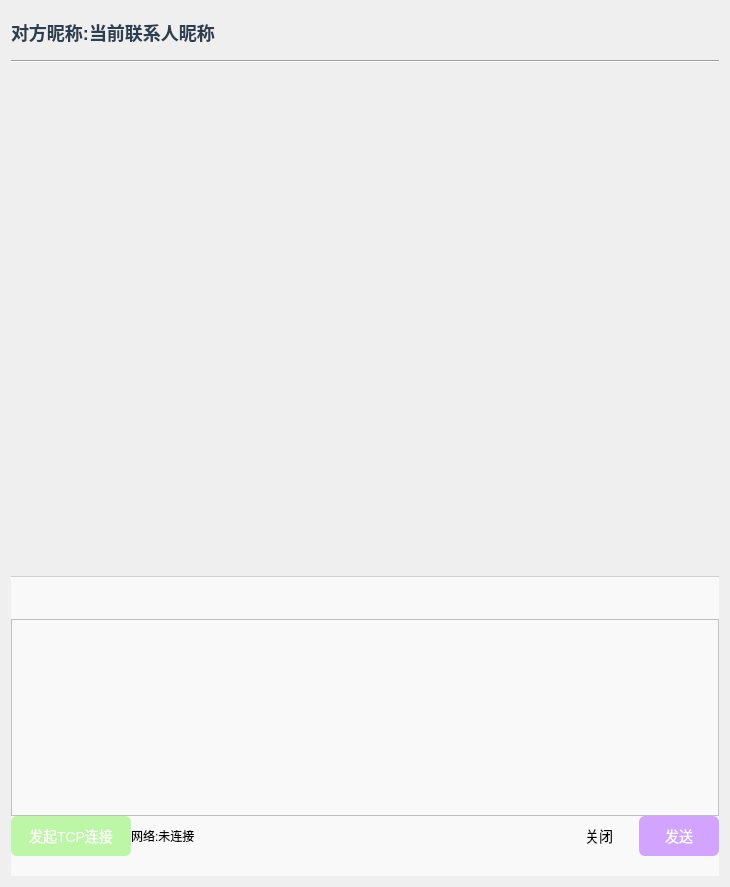
<?xml version="1.0" encoding="UTF-8"?>
<ui version="4.0">
 <class>ChatPage</class>
 <widget class="QWidget" name="ChatPage">
  <property name="geometry">
   <rect>
    <x>0</x>
    <y>0</y>
    <width>730</width>
    <height>887</height>
   </rect>
  </property>
  <property name="windowTitle">
   <string>Form</string>
  </property>
  <property name="styleSheet">
   <string notr="true">/* 标题栏字体与按钮 */
#widget_titleBar QLabel {
    font-size: 18px;
    font-weight: bold;
    color: #2c3e50;
}

#widget_titleBar QToolButton {
    background: transparent;
    border: none;
    border-radius: 6px;
}

#widget_titleBar QToolButton:hover {
    background-color: rgba(0, 0, 0, 20%);
}

/* 聊天记录区域（listWidget） */
QListWidget#listWidget_msg {
    background: transparent;
    border: none;
    padding: 8px;
}

/* 聊天输入框相关 */
#widget_bottomInputArea {
    background-color: rgba(255, 255, 255, 160);
    border-top: 1px solid #d0d0d0;
}

/* 输入工具栏按钮统一风格 */
#widget_inputToolBar QToolButton,
#widget_titleBar QToolButton {
    background: transparent;
    border-radius: 8px;
    padding: 5px;
}

#widget_inputToolBar QToolButton:hover {
    background-color: rgba(0, 0, 0, 15%);
}
#widget_inputToolBar QToolButton:pressed {
    background-color: rgba(0, 0, 0, 20%);
}

#widget_titleBar QToolButton:hover {
    background-color: rgba(0, 0, 0, 15%);
}
#widget_titleBar QToolButton:pressed {
    background-color: rgba(0, 0, 0, 20%);
}


/* 输入框（lineEdit）样式 */
QTextEdit#textEdit_input {
    background: transparent;
    border: 1px solid #c0c0c0;
    padding: 8px;
    font-size: 14px;
    color: #333333;
}

/* 底部按钮区域 */
#widget_buttonArea QPushButton {
    border: none;
    padding: 6px 18px;
    border-radius: 6px;
    font-size: 14px;
}

#widget_buttonArea QPushButton:hover {
}

/* 所有 QToolButton 图标统一圆形化 */
QToolButton {
    border: none;
    border-radius: 20px;
    padding: 4px;
    background-color: transparent;
}

/* 鼠标悬停图标圆底色 */
QToolButton:hover {
    background-color: rgba(100, 100, 100, 10%);
}

/* 关闭按钮 */
#pushButton_close {
    background-color: transparent;
    border-radius: 6px;
}
#pushButton_close:hover {
    background-color: rgba(0, 0, 0, 25%);
}
#pushButton_close:pressed {
    background-color: rgba(0, 0, 0, 50%);
}

/* 发送按钮 */
#pushButton_send {
    background-color: #d3a4ff; /* 浅紫 */
    color: white;
    padding: 6px 18px;
    border-radius: 6px;
    font-size: 14px;
}
#pushButton_send:hover {
    background-color: #b678ff;
}
#pushButton_send:pressed {
    background-color: #944dff;
}

/* 连接按钮 */
/* 发送按钮 */
#pushButton_connect {
    background-color: #BCF6A6; /* 浅绿 */
    color: white;
    padding: 6px 18px;
    border-radius: 6px;
    font-size: 14px;
}
#pushButton_connect:hover {
    background-color: #7BB963;
}
#pushButton_connect:pressed {
    background-color: #42B316;
}

</string>
  </property>
  <layout class="QVBoxLayout" name="verticalLayout_4">
   <item>
    <widget class="QWidget" name="widget_titleBar" native="true">
     <layout class="QHBoxLayout" name="horizontalLayout">
      <property name="spacing">
       <number>0</number>
      </property>
      <property name="leftMargin">
       <number>0</number>
      </property>
      <property name="topMargin">
       <number>0</number>
      </property>
      <property name="rightMargin">
       <number>0</number>
      </property>
      <property name="bottomMargin">
       <number>0</number>
      </property>
      <item>
       <widget class="QLabel" name="label">
        <property name="text">
         <string>对方昵称:</string>
        </property>
       </widget>
      </item>
      <item>
       <widget class="QLabel" name="label_friendName">
        <property name="text">
         <string>当前联系人昵称</string>
        </property>
       </widget>
      </item>
      <item>
       <spacer name="horizontalSpacer">
        <property name="orientation">
         <enum>Qt::Horizontal</enum>
        </property>
        <property name="sizeHint" stdset="0">
         <size>
          <width>40</width>
          <height>20</height>
         </size>
        </property>
       </spacer>
      </item>
      <item>
       <widget class="QToolButton" name="toolButton_voiceCall">
        <property name="minimumSize">
         <size>
          <width>40</width>
          <height>40</height>
         </size>
        </property>
        <property name="font">
         <font>
          <pointsize>12</pointsize>
         </font>
        </property>
        <property name="toolTip">
         <string>语音通话</string>
        </property>
        <property name="text">
         <string/>
        </property>
        <property name="icon">
         <iconset resource="res.qrc">
          <normaloff>:/chat_icons/VoiceCall.png</normaloff>:/chat_icons/VoiceCall.png</iconset>
        </property>
        <property name="iconSize">
         <size>
          <width>30</width>
          <height>30</height>
         </size>
        </property>
       </widget>
      </item>
      <item>
       <widget class="QToolButton" name="toolButton_videoCall">
        <property name="minimumSize">
         <size>
          <width>40</width>
          <height>40</height>
         </size>
        </property>
        <property name="font">
         <font>
          <pointsize>12</pointsize>
         </font>
        </property>
        <property name="toolTip">
         <string>视频通话</string>
        </property>
        <property name="text">
         <string/>
        </property>
        <property name="icon">
         <iconset resource="res.qrc">
          <normaloff>:/chat_icons/VideoCall.png</normaloff>:/chat_icons/VideoCall.png</iconset>
        </property>
        <property name="iconSize">
         <size>
          <width>30</width>
          <height>30</height>
         </size>
        </property>
       </widget>
      </item>
      <item>
       <widget class="QToolButton" name="toolButton_screenShare">
        <property name="minimumSize">
         <size>
          <width>40</width>
          <height>40</height>
         </size>
        </property>
        <property name="font">
         <font>
          <pointsize>12</pointsize>
         </font>
        </property>
        <property name="toolTip">
         <string>分享屏幕</string>
        </property>
        <property name="text">
         <string/>
        </property>
        <property name="icon">
         <iconset resource="res.qrc">
          <normaloff>:/chat_icons/ScreenSharing.png</normaloff>:/chat_icons/ScreenSharing.png</iconset>
        </property>
        <property name="iconSize">
         <size>
          <width>30</width>
          <height>30</height>
         </size>
        </property>
       </widget>
      </item>
      <item>
       <widget class="QToolButton" name="toolButton_remoteAssistance">
        <property name="minimumSize">
         <size>
          <width>40</width>
          <height>40</height>
         </size>
        </property>
        <property name="font">
         <font>
          <pointsize>12</pointsize>
         </font>
        </property>
        <property name="toolTip">
         <string>远程协助</string>
        </property>
        <property name="text">
         <string/>
        </property>
        <property name="icon">
         <iconset resource="res.qrc">
          <normaloff>:/chat_icons/RemoteAssistance.png</normaloff>:/chat_icons/RemoteAssistance.png</iconset>
        </property>
        <property name="iconSize">
         <size>
          <width>30</width>
          <height>30</height>
         </size>
        </property>
       </widget>
      </item>
      <item>
       <widget class="QToolButton" name="toolButton_groupChat">
        <property name="minimumSize">
         <size>
          <width>40</width>
          <height>40</height>
         </size>
        </property>
        <property name="font">
         <font>
          <pointsize>12</pointsize>
         </font>
        </property>
        <property name="toolTip">
         <string>发起群聊</string>
        </property>
        <property name="text">
         <string/>
        </property>
        <property name="icon">
         <iconset resource="res.qrc">
          <normaloff>:/chat_icons/StartAGroupChat.png</normaloff>:/chat_icons/StartAGroupChat.png</iconset>
        </property>
        <property name="iconSize">
         <size>
          <width>30</width>
          <height>30</height>
         </size>
        </property>
       </widget>
      </item>
      <item>
       <widget class="QToolButton" name="toolButton_more">
        <property name="minimumSize">
         <size>
          <width>40</width>
          <height>40</height>
         </size>
        </property>
        <property name="font">
         <font>
          <pointsize>12</pointsize>
         </font>
        </property>
        <property name="toolTip">
         <string>更多</string>
        </property>
        <property name="text">
         <string/>
        </property>
        <property name="icon">
         <iconset resource="res.qrc">
          <normaloff>:/chat_icons/More.png</normaloff>:/chat_icons/More.png</iconset>
        </property>
        <property name="iconSize">
         <size>
          <width>30</width>
          <height>30</height>
         </size>
        </property>
       </widget>
      </item>
     </layout>
    </widget>
   </item>
   <item>
    <widget class="Line" name="line">
     <property name="orientation">
      <enum>Qt::Horizontal</enum>
     </property>
    </widget>
   </item>
   <item>
    <widget class="QWidget" name="widget_chatList" native="true">
     <layout class="QVBoxLayout" name="verticalLayout">
      <property name="spacing">
       <number>0</number>
      </property>
      <property name="leftMargin">
       <number>0</number>
      </property>
      <property name="topMargin">
       <number>0</number>
      </property>
      <property name="rightMargin">
       <number>0</number>
      </property>
      <property name="bottomMargin">
       <number>0</number>
      </property>
      <item>
       <widget class="QListWidget" name="listWidget_msg"/>
      </item>
     </layout>
    </widget>
   </item>
   <item>
    <widget class="QWidget" name="widget_bottomInputArea" native="true">
     <property name="maximumSize">
      <size>
       <width>16777215</width>
       <height>300</height>
      </size>
     </property>
     <layout class="QVBoxLayout" name="verticalLayout_3">
      <property name="spacing">
       <number>0</number>
      </property>
      <property name="leftMargin">
       <number>0</number>
      </property>
      <property name="topMargin">
       <number>0</number>
      </property>
      <property name="rightMargin">
       <number>0</number>
      </property>
      <property name="bottomMargin">
       <number>20</number>
      </property>
      <item>
       <widget class="QWidget" name="widget_inputToolBar" native="true">
        <layout class="QHBoxLayout" name="horizontalLayout_2">
         <property name="spacing">
          <number>0</number>
         </property>
         <property name="leftMargin">
          <number>0</number>
         </property>
         <property name="topMargin">
          <number>0</number>
         </property>
         <property name="rightMargin">
          <number>0</number>
         </property>
         <property name="bottomMargin">
          <number>0</number>
         </property>
         <item>
          <widget class="QToolButton" name="toolButton_expression">
           <property name="minimumSize">
            <size>
             <width>40</width>
             <height>40</height>
            </size>
           </property>
           <property name="font">
            <font>
             <pointsize>12</pointsize>
            </font>
           </property>
           <property name="toolTip">
            <string>表情</string>
           </property>
           <property name="text">
            <string/>
           </property>
           <property name="icon">
            <iconset resource="res.qrc">
             <normaloff>:/chat_icons/Expression.png</normaloff>:/chat_icons/Expression.png</iconset>
           </property>
           <property name="iconSize">
            <size>
             <width>30</width>
             <height>30</height>
            </size>
           </property>
          </widget>
         </item>
         <item>
          <widget class="QToolButton" name="toolButton_screenShot">
           <property name="minimumSize">
            <size>
             <width>40</width>
             <height>40</height>
            </size>
           </property>
           <property name="font">
            <font>
             <pointsize>12</pointsize>
            </font>
           </property>
           <property name="toolTip">
            <string>截图</string>
           </property>
           <property name="text">
            <string/>
           </property>
           <property name="icon">
            <iconset resource="res.qrc">
             <normaloff>:/chat_icons/Screenshots.png</normaloff>:/chat_icons/Screenshots.png</iconset>
           </property>
           <property name="iconSize">
            <size>
             <width>30</width>
             <height>30</height>
            </size>
           </property>
          </widget>
         </item>
         <item>
          <widget class="QToolButton" name="toolButton_file">
           <property name="minimumSize">
            <size>
             <width>40</width>
             <height>40</height>
            </size>
           </property>
           <property name="font">
            <font>
             <pointsize>12</pointsize>
            </font>
           </property>
           <property name="toolTip">
            <string>文件</string>
           </property>
           <property name="text">
            <string/>
           </property>
           <property name="icon">
            <iconset resource="res.qrc">
             <normaloff>:/chat_icons/File.png</normaloff>:/chat_icons/File.png</iconset>
           </property>
           <property name="iconSize">
            <size>
             <width>30</width>
             <height>30</height>
            </size>
           </property>
          </widget>
         </item>
         <item>
          <widget class="QToolButton" name="toolButton_img">
           <property name="minimumSize">
            <size>
             <width>40</width>
             <height>40</height>
            </size>
           </property>
           <property name="font">
            <font>
             <pointsize>12</pointsize>
            </font>
           </property>
           <property name="toolTip">
            <string>图片</string>
           </property>
           <property name="text">
            <string/>
           </property>
           <property name="icon">
            <iconset resource="res.qrc">
             <normaloff>:/chat_icons/Picture.png</normaloff>:/chat_icons/Picture.png</iconset>
           </property>
           <property name="iconSize">
            <size>
             <width>30</width>
             <height>30</height>
            </size>
           </property>
          </widget>
         </item>
         <item>
          <widget class="QToolButton" name="toolButton_windowShake">
           <property name="minimumSize">
            <size>
             <width>40</width>
             <height>40</height>
            </size>
           </property>
           <property name="font">
            <font>
             <pointsize>12</pointsize>
            </font>
           </property>
           <property name="toolTip">
            <string>窗口抖动</string>
           </property>
           <property name="text">
            <string/>
           </property>
           <property name="icon">
            <iconset resource="res.qrc">
             <normaloff>:/chat_icons/WindowShaking.png</normaloff>:/chat_icons/WindowShaking.png</iconset>
           </property>
           <property name="iconSize">
            <size>
             <width>30</width>
             <height>30</height>
            </size>
           </property>
          </widget>
         </item>
         <item>
          <widget class="QToolButton" name="toolButton_redEnvelope">
           <property name="minimumSize">
            <size>
             <width>40</width>
             <height>40</height>
            </size>
           </property>
           <property name="font">
            <font>
             <pointsize>12</pointsize>
            </font>
           </property>
           <property name="toolTip">
            <string>红包</string>
           </property>
           <property name="text">
            <string/>
           </property>
           <property name="icon">
            <iconset resource="res.qrc">
             <normaloff>:/chat_icons/RedEnvelope.png</normaloff>:/chat_icons/RedEnvelope.png</iconset>
           </property>
           <property name="iconSize">
            <size>
             <width>30</width>
             <height>30</height>
            </size>
           </property>
          </widget>
         </item>
         <item>
          <widget class="QToolButton" name="toolButton_voice">
           <property name="minimumSize">
            <size>
             <width>40</width>
             <height>40</height>
            </size>
           </property>
           <property name="font">
            <font>
             <pointsize>12</pointsize>
            </font>
           </property>
           <property name="toolTip">
            <string>语音</string>
           </property>
           <property name="text">
            <string/>
           </property>
           <property name="icon">
            <iconset resource="res.qrc">
             <normaloff>:/chat_icons/Voice.png</normaloff>:/chat_icons/Voice.png</iconset>
           </property>
           <property name="iconSize">
            <size>
             <width>30</width>
             <height>30</height>
            </size>
           </property>
          </widget>
         </item>
         <item>
          <spacer name="horizontalSpacer_2">
           <property name="orientation">
            <enum>Qt::Horizontal</enum>
           </property>
           <property name="sizeHint" stdset="0">
            <size>
             <width>40</width>
             <height>20</height>
            </size>
           </property>
          </spacer>
         </item>
         <item>
          <widget class="QToolButton" name="toolButton_BrowseHistory">
           <property name="minimumSize">
            <size>
             <width>40</width>
             <height>40</height>
            </size>
           </property>
           <property name="font">
            <font>
             <pointsize>12</pointsize>
            </font>
           </property>
           <property name="toolTip">
            <string>历史记录</string>
           </property>
           <property name="text">
            <string/>
           </property>
           <property name="icon">
            <iconset resource="res.qrc">
             <normaloff>:/chat_icons/BrowsingHistory.png</normaloff>:/chat_icons/BrowsingHistory.png</iconset>
           </property>
           <property name="iconSize">
            <size>
             <width>30</width>
             <height>30</height>
            </size>
           </property>
          </widget>
         </item>
        </layout>
       </widget>
      </item>
      <item>
       <widget class="QWidget" name="widget_input" native="true">
        <layout class="QVBoxLayout" name="verticalLayout_2">
         <property name="spacing">
          <number>0</number>
         </property>
         <property name="leftMargin">
          <number>0</number>
         </property>
         <property name="topMargin">
          <number>0</number>
         </property>
         <property name="rightMargin">
          <number>0</number>
         </property>
         <property name="bottomMargin">
          <number>0</number>
         </property>
         <item>
          <widget class="QTextEdit" name="textEdit_input">
           <property name="minimumSize">
            <size>
             <width>0</width>
             <height>0</height>
            </size>
           </property>
          </widget>
         </item>
        </layout>
       </widget>
      </item>
      <item>
       <widget class="QWidget" name="widget_buttonArea" native="true">
        <layout class="QHBoxLayout" name="horizontalLayout_3">
         <property name="spacing">
          <number>0</number>
         </property>
         <property name="leftMargin">
          <number>0</number>
         </property>
         <property name="topMargin">
          <number>0</number>
         </property>
         <property name="rightMargin">
          <number>0</number>
         </property>
         <property name="bottomMargin">
          <number>0</number>
         </property>
         <item>
          <widget class="QPushButton" name="pushButton_connect">
           <property name="minimumSize">
            <size>
             <width>120</width>
             <height>40</height>
            </size>
           </property>
           <property name="toolTip">
            <string>发送信息</string>
           </property>
           <property name="text">
            <string>发起TCP连接</string>
           </property>
          </widget>
         </item>
         <item>
          <widget class="QLabel" name="label_network">
           <property name="text">
            <string>网络:未连接</string>
           </property>
          </widget>
         </item>
         <item>
          <spacer name="horizontalSpacer_3">
           <property name="orientation">
            <enum>Qt::Horizontal</enum>
           </property>
           <property name="sizeHint" stdset="0">
            <size>
             <width>519</width>
             <height>20</height>
            </size>
           </property>
          </spacer>
         </item>
         <item>
          <widget class="QPushButton" name="pushButton_close">
           <property name="minimumSize">
            <size>
             <width>80</width>
             <height>40</height>
            </size>
           </property>
           <property name="toolTip">
            <string>关闭当前聊天</string>
           </property>
           <property name="text">
            <string>关闭</string>
           </property>
          </widget>
         </item>
         <item>
          <widget class="QPushButton" name="pushButton_send">
           <property name="minimumSize">
            <size>
             <width>80</width>
             <height>40</height>
            </size>
           </property>
           <property name="toolTip">
            <string>发送信息</string>
           </property>
           <property name="text">
            <string>发送</string>
           </property>
          </widget>
         </item>
        </layout>
       </widget>
      </item>
     </layout>
    </widget>
   </item>
  </layout>
 </widget>
 <resources>
  <include location="res.qrc"/>
 </resources>
 <connections/>
</ui>
